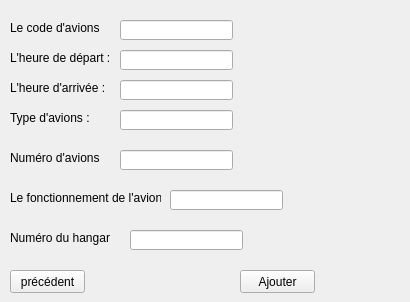
      <widget class="QWidget" name="tab_15">
       <attribute name="title">
        <string>Ajouter</string>
       </attribute>
       <widget class="QLabel" name="label_41">
        <property name="geometry">
         <rect>
          <x>10</x>
          <y>20</y>
          <width>91</width>
          <height>16</height>
         </rect>
        </property>
        <property name="text">
         <string>Le code d'avions :</string>
        </property>
       </widget>
       <widget class="QLabel" name="label_42">
        <property name="geometry">
         <rect>
          <x>10</x>
          <y>50</y>
          <width>101</width>
          <height>16</height>
         </rect>
        </property>
        <property name="text">
         <string>L'heure de départ :</string>
        </property>
       </widget>
       <widget class="QLabel" name="label_43">
        <property name="geometry">
         <rect>
          <x>10</x>
          <y>80</y>
          <width>101</width>
          <height>16</height>
         </rect>
        </property>
        <property name="text">
         <string>L'heure d'arrivée :</string>
        </property>
       </widget>
       <widget class="QLabel" name="label_44">
        <property name="geometry">
         <rect>
          <x>10</x>
          <y>110</y>
          <width>91</width>
          <height>16</height>
         </rect>
        </property>
        <property name="text">
         <string>Type d'avions :</string>
        </property>
       </widget>
       <widget class="QLabel" name="label_45">
        <property name="geometry">
         <rect>
          <x>10</x>
          <y>150</y>
          <width>91</width>
          <height>16</height>
         </rect>
        </property>
        <property name="text">
         <string>Numéro d'avions :</string>
        </property>
       </widget>
       <widget class="QLabel" name="label_46">
        <property name="geometry">
         <rect>
          <x>10</x>
          <y>190</y>
          <width>151</width>
          <height>16</height>
         </rect>
        </property>
        <property name="text">
         <string>Le fonctionnement de l'avion :</string>
        </property>
       </widget>
       <widget class="QLabel" name="label_47">
        <property name="geometry">
         <rect>
          <x>10</x>
          <y>230</y>
          <width>101</width>
          <height>16</height>
         </rect>
        </property>
        <property name="text">
         <string>Numéro du hangar :</string>
        </property>
       </widget>
       <widget class="QLineEdit" name="lineEdit_7avion">
        <property name="geometry">
         <rect>
          <x>120</x>
          <y>150</y>
          <width>113</width>
          <height>20</height>
         </rect>
        </property>
       </widget>
       <widget class="QLineEdit" name="lineEdit_9avion">
        <property name="geometry">
         <rect>
          <x>130</x>
          <y>230</y>
          <width>113</width>
          <height>20</height>
         </rect>
        </property>
       </widget>
       <widget class="QLabel" name="label_48">
        <property name="enabled">
         <bool>true</bool>
        </property>
        <property name="geometry">
         <rect>
          <x>280</x>
          <y>20</y>
          <width>121</width>
          <height>91</height>
         </rect>
        </property>
        <property name="text">
         <string/>
        </property>
        <property name="pixmap">
         <pixmap>../b_ajout.png</pixmap>
        </property>
        <property name="scaledContents">
         <bool>true</bool>
        </property>
       </widget>
       <widget class="QPushButton" name="pushboutton_ajouteravion">
        <property name="geometry">
         <rect>
          <x>240</x>
          <y>270</y>
          <width>75</width>
          <height>23</height>
         </rect>
        </property>
        <property name="styleSheet">
         <string notr="true"/>
        </property>
        <property name="text">
         <string>Ajouter</string>
        </property>
       </widget>
       <widget class="QLineEdit" name="lineEdit_3avion">
        <property name="geometry">
         <rect>
          <x>120</x>
          <y>20</y>
          <width>113</width>
          <height>20</height>
         </rect>
        </property>
       </widget>
       <widget class="QLineEdit" name="lineEdit_10avion">
        <property name="geometry">
         <rect>
          <x>120</x>
          <y>110</y>
          <width>113</width>
          <height>20</height>
         </rect>
        </property>
       </widget>
       <widget class="QLineEdit" name="lineEdit_12avion">
        <property name="geometry">
         <rect>
          <x>170</x>
          <y>190</y>
          <width>113</width>
          <height>20</height>
         </rect>
        </property>
       </widget>
       <widget class="QPushButton" name="pushButton_prec_login_avion">
        <property name="geometry">
         <rect>
          <x>10</x>
          <y>270</y>
          <width>75</width>
          <height>23</height>
         </rect>
        </property>
        <property name="styleSheet">
         <string notr="true"/>
        </property>
        <property name="text">
         <string>précédent</string>
        </property>
       </widget>
       <widget class="QLineEdit" name="lineEditavion">
        <property name="geometry">
         <rect>
          <x>120</x>
          <y>50</y>
          <width>113</width>
          <height>20</height>
         </rect>
        </property>
       </widget>
       <widget class="QLineEdit" name="lineEdit_2avion">
        <property name="geometry">
         <rect>
          <x>120</x>
          <y>80</y>
          <width>113</width>
          <height>20</height>
         </rect>
        </property>
       </widget>
      </widget>
